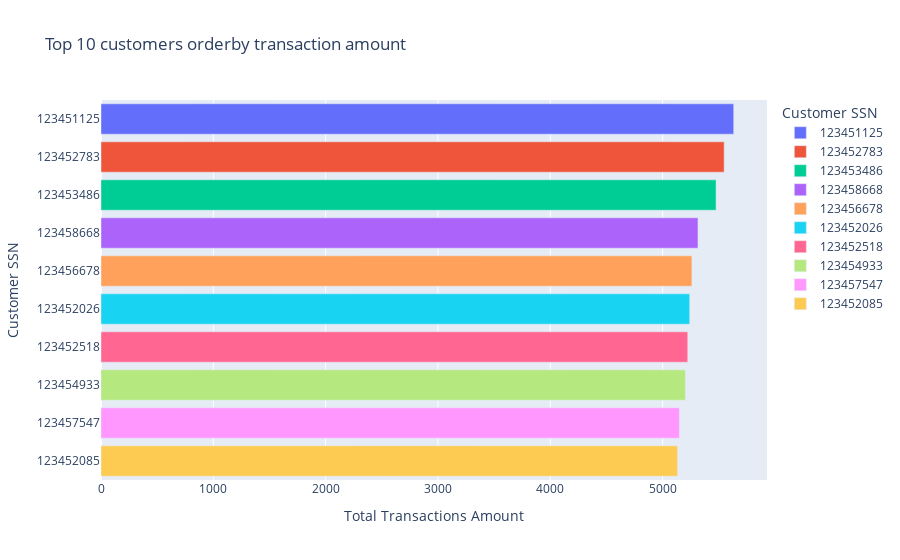

Notebook source saved alongside this figure:
### Code cell
fig = px.bar(top_10_cust,y=top_10_cust.index,x=top_10_cust['TRANSACTION_VALUE'],
             labels={
                     "CUST_SSN": "Customer SSN",
                     "TRANSACTION_VALUE": "Total Transactions Amount"
                 },
             color=top_10_cust.index,title="Top 10 customers orderby transaction amount")

fig.show()

### Figure 1 — Plotly figure (JSON) as saved in the notebook; plotly's stock layout.template omitted (floating-point values rounded to 4 significant figures)
{"data": [{"alignmentgroup": "True", "hovertemplate": "Customer SSN=%{y}<br>Total Transactions Amount=%{x}<extra></extra>", "legendgroup": "123451125", "marker": {"color": "#636efa", "pattern": {"shape": ""}}, "name": "123451125", "offsetgroup": "123451125", "orientation": "h", "showlegend": true, "textposition": "auto", "type": "bar", "x": [5633.0], "xaxis": "x", "y": ["123451125"], "yaxis": "y"}, {"alignmentgroup": "True", "hovertemplate": "Customer SSN=%{y}<br>Total Transactions Amount=%{x}<extra></extra>", "legendgroup": "123452783", "marker": {"color": "#EF553B", "pattern": {"shape": ""}}, "name": "123452783", "offsetgroup": "123452783", "orientation": "h", "showlegend": true, "textposition": "auto", "type": "bar", "x": [5548.0], "xaxis": "x", "y": ["123452783"], "yaxis": "y"}, {"alignmentgroup": "True", "hovertemplate": "Customer SSN=%{y}<br>Total Transactions Amount=%{x}<extra></extra>", "legendgroup": "123453486", "marker": {"color": "#00cc96", "pattern": {"shape": ""}}, "name": "123453486", "offsetgroup": "123453486", "orientation": "h", "showlegend": true, "textposition": "auto", "type": "bar", "x": [5476.0], "xaxis": "x", "y": ["123453486"], "yaxis": "y"}, {"alignmentgroup": "True", "hovertemplate": "Customer SSN=%{y}<br>Total Transactions Amount=%{x}<extra></extra>", "legendgroup": "123458668", "marker": {"color": "#ab63fa", "pattern": {"shape": ""}}, "name": "123458668", "offsetgroup": "123458668", "orientation": "h", "showlegend": true, "textposition": "auto", "type": "bar", "x": [5315.0], "xaxis": "x", "y": ["123458668"], "yaxis": "y"}, {"alignmentgroup": "True", "hovertemplate": "Customer SSN=%{y}<br>Total Transactions Amount=%{x}<extra></extra>", "legendgroup": "123456678", "marker": {"color": "#FFA15A", "pattern": {"shape": ""}}, "name": "123456678", "offsetgroup": "123456678", "orientation": "h", "showlegend": true, "textposition": "auto", "type": "bar", "x": [5261.0], "xaxis": "x", "y": ["123456678"], "yaxis": "y"}, {"alignmentgroup": "True", "hovertemplate": "Customer SSN=%{y}<br>Total Transactions Amount=%{x}<extra></extra>", "legendgroup": "123452026", "marker": {"color": "#19d3f3", "pattern": {"shape": ""}}, "name": "123452026", "offsetgroup": "123452026", "orientation": "h", "showlegend": true, "textposition": "auto", "type": "bar", "x": [5241.0], "xaxis": "x", "y": ["123452026"], "yaxis": "y"}, {"alignmentgroup": "True", "hovertemplate": "Customer SSN=%{y}<br>Total Transactions Amount=%{x}<extra></extra>", "legendgroup": "123452518", "marker": {"color": "#FF6692", "pattern": {"shape": ""}}, "name": "123452518", "offsetgroup": "123452518", "orientation": "h", "showlegend": true, "textposition": "auto", "type": "bar", "x": [5224.0], "xaxis": "x", "y": ["123452518"], "yaxis": "y"}, {"alignmentgroup": "True", "hovertemplate": "Customer SSN=%{y}<br>Total Transactions Amount=%{x}<extra></extra>", "legendgroup": "123454933", "marker": {"color": "#B6E880", "pattern": {"shape": ""}}, "name": "123454933", "offsetgroup": "123454933", "orientation": "h", "showlegend": true, "textposition": "auto", "type": "bar", "x": [5203.0], "xaxis": "x", "y": ["123454933"], "yaxis": "y"}, {"alignmentgroup": "True", "hovertemplate": "Customer SSN=%{y}<br>Total Transactions Amount=%{x}<extra></extra>", "legendgroup": "123457547", "marker": {"color": "#FF97FF", "pattern": {"shape": ""}}, "name": "123457547", "offsetgroup": "123457547", "orientation": "h", "showlegend": true, "textposition": "auto", "type": "bar", "x": [5150.0], "xaxis": "x", "y": ["123457547"], "yaxis": "y"}, {"alignmentgroup": "True", "hovertemplate": "Customer SSN=%{y}<br>Total Transactions Amount=%{x}<extra></extra>", "legendgroup": "123452085", "marker": {"color": "#FECB52", "pattern": {"shape": ""}}, "name": "123452085", "offsetgroup": "123452085", "orientation": "h", "showlegend": true, "textposition": "auto", "type": "bar", "x": [5133.0], "xaxis": "x", "y": ["123452085"], "yaxis": "y"}], "layout": {"barmode": "relative", "legend": {"title": {"text": "Customer SSN"}, "tracegroupgap": 0}, "title": {"text": "Top 10 customers orderby transaction amount"}, "xaxis": {"anchor": "y", "domain": [0, 1], "title": {"text": "Total Transactions Amount"}}, "yaxis": {"anchor": "x", "categoryarray": ["123452085", "123457547", "123454933", "123452518", "123452026", "123456678", "123458668", "123453486", "123452783", "123451125"], "categoryorder": "array", "domain": [0, 1], "title": {"text": "Customer SSN"}}}}
